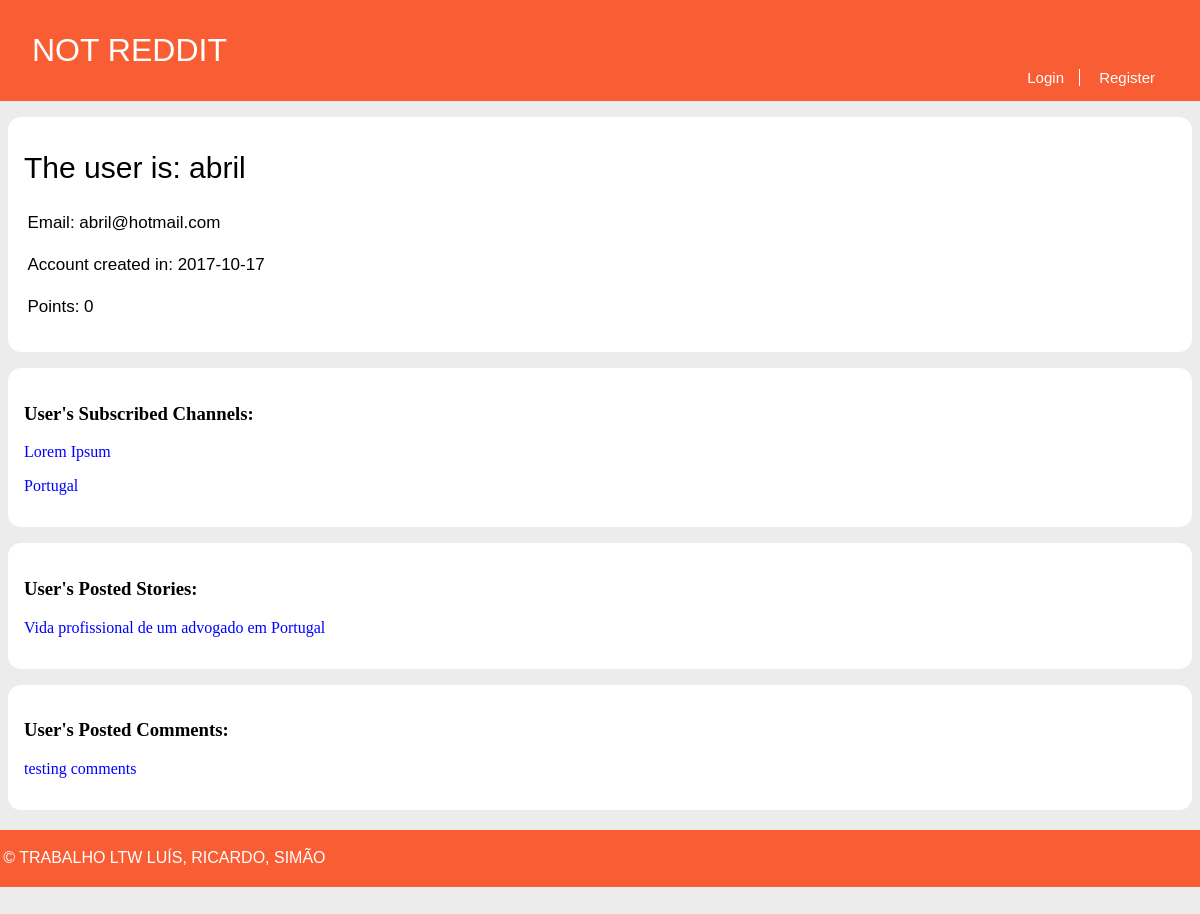
Screenshot of /pages/profile.php?name=abril with the database file from the repository.
### tables this page shows
CREATE TABLE Utilizer (
  username VARCHAR PRIMARY KEY,
  password VARCHAR NOT NULL,
  email VARCHAR NOT NULL,
  points INTEGER DEFAULT 0,
  created INTEGER -- date when the utilizer was created in epoch format
);

CREATE TABLE UserSubscriptions (
  username VARCHAR REFERENCES utilizer,
  channel VARCHAR REFERENCES channel,
  PRIMARY KEY (username, channel)
);

CREATE TABLE Story (
  id INTEGER PRIMARY KEY,
  title VARCHAR,
  published INTEGER, -- date when the story was published in epoch format
  channel VARCHAR REFERENCES channel, -- comma separated tags
  author VARCHAR REFERENCES utilizer, -- who wrote the article
  points INTEGER DEFAULT 0,
  fulltext VARCHAR
);

CREATE TABLE Comment (
  id INTEGER PRIMARY KEY,
  story_id INTEGER REFERENCES story,
  parent_comment INTEGER REFERENCES comment,
  username VARCHAR REFERENCES utilizer,
  date INTEGER NOT NULL, -- date when comment was published in epoch format
  points INTEGER DEFAULT 0,
  text VARCHAR NOT NULL
);

### database/db_user.php (called while the page is built, shortened)
<?php
    function getUserPublicInfo($username) {
        $db = Database::instance()->db();
        $stmt = $db->prepare('SELECT email, points, created FROM Utilizer WHERE username = ?');
        $stmt->execute(array($username));
        return $stmt->fetchAll();
    }
    function getAllStoriesPosted($username) {
        $db = Database::instance()->db();
        $stmt = $db->prepare('SELECT id, title FROM Story WHERE author = ?');
        $stmt->execute(array($username));
        return $stmt->fetchAll();
    }
    function getAllCommentsPosted($username) {
        $db = Database::instance()->db();
        $stmt = $db->prepare('SELECT story_id, date, points, text FROM Comment WHERE username = ?');
        $stmt->execute(array($username));
        return $stmt->fetchAll();
    }
?>

### database/db_channel.php (called while the page is built, shortened)
<?php
	function getSubscribedChannels($username) {
		$db = Database::instance()->db();
		$subscribedChannelsQuery = $db->prepare('SELECT channel FROM UserSubscriptions WHERE username = ?');
		$subscribedChannelsQuery->execute(array($username));
		$subscribedChannelsNames = $subscribedChannelsQuery->fetchAll();
		return $subscribedChannelsNames;
	}
?>

### templates/tpl_profile.php (the view, shortened to what this page needs)
<?php
	include_once('../templates/tpl_common.php');
?>
<?php function draw_posted_stories($username) { ?>
	<link rel="stylesheet" href="../css/profile.css">
	<section id="subscriptions">
		<h3> User's Posted Stories: </h3>
		<?php
		$postedStoriesId = getAllStoriesPosted($username);
		if(empty($postedStoriesId)) { ?>
		<p> User has not posted any story..</p>
		<?php } else {
		foreach($postedStoriesId as $story) { ?>
			<p><a onclick="window.location.href='../pages/story.php?id=<?=$story['id']?>'"><?=$story['title']?></a></p>
		<?php }
		} ?>
	</section>
<?php } ?>
<?php function draw_posted_comments($username) { ?>
	<section id="subscriptions">
		<h3> User's Posted Comments: </h3>
		<?php
		$postedComments = getAllCommentsPosted($username);
		if(empty($postedComments)) { ?>
		<p> User has not posted any comment..</p>
		<?php } else {
		foreach($postedComments as $comment) { ?>
			<p><a onclick="window.location.href='../pages/story.php?id=<?=$comment['story_id']?>'"> <?=$comment['text']?> </a></p>
		<?php }
		} ?>
	</section>
<?php } ?>
<?php function draw_subscribersAside($username) { ?>
  <link rel="stylesheet" href="../css/story.css">
  <section id="subscriptions">
      <h3> User's Subscribed Channels: </h3>
      <?php
      $subscribedChannelsNames = getSubscribedChannels($username);
      if(empty($subscribedChannelsNames)) { ?>
        <p> User has not subscribed to any channel..</p>
      <?php } else {
        foreach( $subscribedChannelsNames as $channelName) { ?>
          <p><a onclick="window.location.href='../pages/channel.php?name=<?=$channelName['channel']?>'"><?=$channelName['channel']?></a></p>
        <?php }
      } ?>
  </section>
<?php } ?>
<?php function draw_user_info($username, $created, $points, $email) { ?>
	<?php $data = convert_epoch($created) ?>
	<link rel="stylesheet" href="../css/story.css">
	<section id="storyText">
		<h1>The user is: <?=$username?></h1>
		<p>Email: <?=$email?></p>
		<p>Account created in: <?=$data->format('Y-m-d')?></p>
		<p>Points: <?=$points?></p>
	</section>
<?php } ?>

### css/common.css (style rules this page uses)
body { margin: 0 auto; padding-bottom: 5em; max-width: 80em; --bg-color: #ececec; --panel-color: #f95d34; --error-bg-color: lightcoral; --error-ft-color: black; --successs-bg-color: lightgreen; --success-ft-color: black; background-color: var(--bg-color); }

### css/story.css (style rules this page uses)
#storyText { background-color: white; border-radius: 13px; margin: 1em 0.5em 0em 0.5em; padding: 1em; }
#storyText > h1 { text-align: left; font-size: 30px; font-weight: 480; font-family: Verdana, sans-serif; margin-top: 0.6em; }
#storyText > p { text-align: justify; font-size: 17px; line-height: 25px; font-family: Arial, sans-serif; margin-left: 0.2em; margin-right: 2.5em; }

### css/profile.css (style rules this page uses)
section:not(#dropdown) { background-color: white; border-radius: 13px; margin: 1em 0.5em 0em 0.5em; padding: 1em; }
a { color:blue; }

### rows the page displays
utilizer: email "abril@hotmail.com", created "2017-10-17", points "0"
usersubscriptions: channel "Lorem Ipsum"
usersubscriptions: channel "Portugal"
story: title "Vida profissional de um advogado em Portugal"
comment: text "testing comments"

### other values shown
$channel "NOT REDDIT"
$username "abril"
